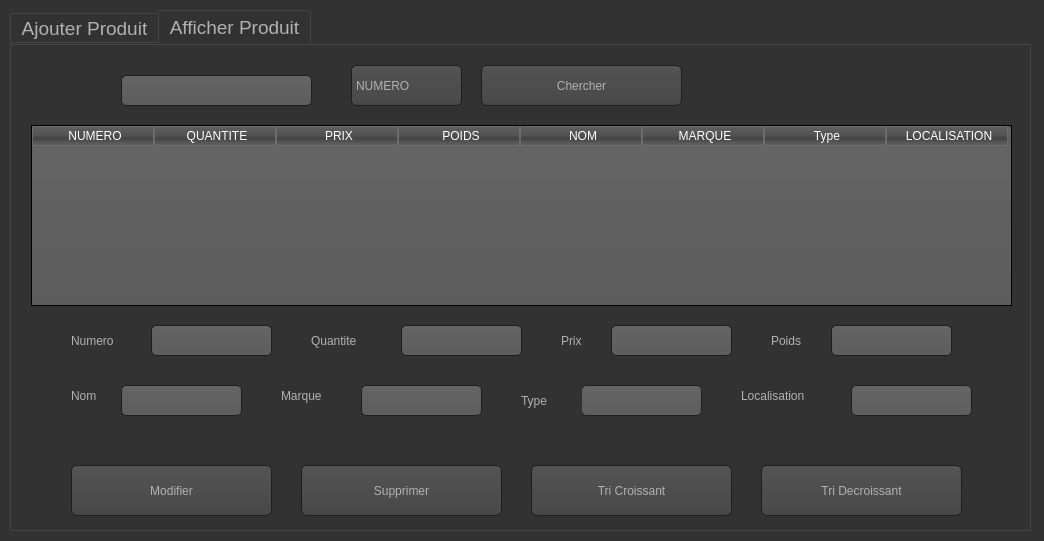
<?xml version="1.0" encoding="UTF-8"?>
<ui version="4.0">
 <class>Produit</class>
 <widget class="QWidget" name="Produit">
  <property name="geometry">
   <rect>
    <x>0</x>
    <y>0</y>
    <width>1044</width>
    <height>541</height>
   </rect>
  </property>
  <property name="windowTitle">
   <string>Form</string>
  </property>
  <property name="styleSheet">
   <string notr="true">QToolTip
{
     border: 1px solid black;
     background-color: #ffa02f;
     padding: 1px;
     border-radius: 3px;
     opacity: 100;
}

QWidget
{
    color: #b1b1b1;
    background-color: #323232;
}

QWidget:item:hover
{
    background-color: QLinearGradient( x1: 0, y1: 0, x2: 0, y2: 1, stop: 0 #ffa02f, stop: 1 #ca0619);
    color: #000000;
}

QWidget:item:selected
{
    background-color: QLinearGradient( x1: 0, y1: 0, x2: 0, y2: 1, stop: 0 #ffa02f, stop: 1 #d7801a);
}

QMenuBar::item
{
    background: transparent;
}

QMenuBar::item:selected
{
    background: transparent;
    border: 1px solid #ffaa00;
}

QMenuBar::item:pressed
{
    background: #444;
    border: 1px solid #000;
    background-color: QLinearGradient(
        x1:0, y1:0,
        x2:0, y2:1,
        stop:1 #212121,
        stop:0.4 #343434/*,
        stop:0.2 #343434,
        stop:0.1 #ffaa00*/
    );
    margin-bottom:-1px;
    padding-bottom:1px;
}

QMenu
{
    border: 1px solid #000;
}

QMenu::item
{
    padding: 2px 20px 2px 20px;
}

QMenu::item:selected
{
    color: #000000;
}

QWidget:disabled
{
    color: #404040;
    background-color: #323232;
}

QAbstractItemView
{
    background-color: QLinearGradient( x1: 0, y1: 0, x2: 0, y2: 1, stop: 0 #4d4d4d, stop: 0.1 #646464, stop: 1 #5d5d5d);
}

QWidget:focus
{
    /*border: 2px solid QLinearGradient( x1: 0, y1: 0, x2: 0, y2: 1, stop: 0 #ffa02f, stop: 1 #d7801a);*/
}

QLineEdit
{
    background-color: QLinearGradient( x1: 0, y1: 0, x2: 0, y2: 1, stop: 0 #4d4d4d, stop: 0 #646464, stop: 1 #5d5d5d);
    padding: 1px;
    border-style: solid;
    border: 1px solid #1e1e1e;
    border-radius: 5;
}

QPushButton
{
    color: #b1b1b1;
    background-color: QLinearGradient( x1: 0, y1: 0, x2: 0, y2: 1, stop: 0 #565656, stop: 0.1 #525252, stop: 0.5 #4e4e4e, stop: 0.9 #4a4a4a, stop: 1 #464646);
    border-width: 1px;
    border-color: #1e1e1e;
    border-style: solid;
    border-radius: 6;
    padding: 3px;
    font-size: 12px;
    padding-left: 5px;
    padding-right: 5px;
}

QPushButton:pressed
{
    background-color: QLinearGradient( x1: 0, y1: 0, x2: 0, y2: 1, stop: 0 #2d2d2d, stop: 0.1 #2b2b2b, stop: 0.5 #292929, stop: 0.9 #282828, stop: 1 #252525);
}

QComboBox
{
    selection-background-color: #ffaa00;
    background-color: QLinearGradient( x1: 0, y1: 0, x2: 0, y2: 1, stop: 0 #565656, stop: 0.1 #525252, stop: 0.5 #4e4e4e, stop: 0.9 #4a4a4a, stop: 1 #464646);
    border-style: solid;
    border: 1px solid #1e1e1e;
    border-radius: 5;
}

QComboBox:hover,QPushButton:hover
{
    border: 2px solid QLinearGradient( x1: 0, y1: 0, x2: 0, y2: 1, stop: 0 #ffa02f, stop: 1 #d7801a);
}


QComboBox:on
{
    padding-top: 3px;
    padding-left: 4px;
    background-color: QLinearGradient( x1: 0, y1: 0, x2: 0, y2: 1, stop: 0 #2d2d2d, stop: 0.1 #2b2b2b, stop: 0.5 #292929, stop: 0.9 #282828, stop: 1 #252525);
    selection-background-color: #ffaa00;
}

QComboBox QAbstractItemView
{
    border: 2px solid darkgray;
    selection-background-color: QLinearGradient( x1: 0, y1: 0, x2: 0, y2: 1, stop: 0 #ffa02f, stop: 1 #d7801a);
}

QComboBox::drop-down
{
     subcontrol-origin: padding;
     subcontrol-position: top right;
     width: 15px;

     border-left-width: 0px;
     border-left-color: darkgray;
     border-left-style: solid; /* just a single line */
     border-top-right-radius: 3px; /* same radius as the QComboBox */
     border-bottom-right-radius: 3px;
 }

QComboBox::down-arrow
{
     image: url(:/down_arrow.png);
}

QGroupBox:focus
{
border: 2px solid QLinearGradient( x1: 0, y1: 0, x2: 0, y2: 1, stop: 0 #ffa02f, stop: 1 #d7801a);
}

QTextEdit:focus
{
    border: 2px solid QLinearGradient( x1: 0, y1: 0, x2: 0, y2: 1, stop: 0 #ffa02f, stop: 1 #d7801a);
}

QScrollBar:horizontal {
     border: 1px solid #222222;
     background: QLinearGradient( x1: 0, y1: 0, x2: 0, y2: 1, stop: 0.0 #121212, stop: 0.2 #282828, stop: 1 #484848);
     height: 7px;
     margin: 0px 16px 0 16px;
}

QScrollBar::handle:horizontal
{
      background: QLinearGradient( x1: 0, y1: 0, x2: 1, y2: 0, stop: 0 #ffa02f, stop: 0.5 #d7801a, stop: 1 #ffa02f);
      min-height: 20px;
      border-radius: 2px;
}

QScrollBar::add-line:horizontal {
      border: 1px solid #1b1b19;
      border-radius: 2px;
      background: QLinearGradient( x1: 0, y1: 0, x2: 1, y2: 0, stop: 0 #ffa02f, stop: 1 #d7801a);
      width: 14px;
      subcontrol-position: right;
      subcontrol-origin: margin;
}

QScrollBar::sub-line:horizontal {
      border: 1px solid #1b1b19;
      border-radius: 2px;
      background: QLinearGradient( x1: 0, y1: 0, x2: 1, y2: 0, stop: 0 #ffa02f, stop: 1 #d7801a);
      width: 14px;
     subcontrol-position: left;
     subcontrol-origin: margin;
}

QScrollBar::right-arrow:horizontal, QScrollBar::left-arrow:horizontal
{
      border: 1px solid black;
      width: 1px;
      height: 1px;
      background: white;
}

QScrollBar::add-page:horizontal, QScrollBar::sub-page:horizontal
{
      background: none;
}

QScrollBar:vertical
{
      background: QLinearGradient( x1: 0, y1: 0, x2: 1, y2: 0, stop: 0.0 #121212, stop: 0.2 #282828, stop: 1 #484848);
      width: 7px;
      margin: 16px 0 16px 0;
      border: 1px solid #222222;
}

QScrollBar::handle:vertical
{
      background: QLinearGradient( x1: 0, y1: 0, x2: 0, y2: 1, stop: 0 #ffa02f, stop: 0.5 #d7801a, stop: 1 #ffa02f);
      min-height: 20px;
      border-radius: 2px;
}

QScrollBar::add-line:vertical
{
      border: 1px solid #1b1b19;
      border-radius: 2px;
      background: QLinearGradient( x1: 0, y1: 0, x2: 0, y2: 1, stop: 0 #ffa02f, stop: 1 #d7801a);
      height: 14px;
      subcontrol-position: bottom;
      subcontrol-origin: margin;
}

QScrollBar::sub-line:vertical
{
      border: 1px solid #1b1b19;
      border-radius: 2px;
      background: QLinearGradient( x1: 0, y1: 0, x2: 0, y2: 1, stop: 0 #d7801a, stop: 1 #ffa02f);
      height: 14px;
      subcontrol-position: top;
      subcontrol-origin: margin;
}

QScrollBar::up-arrow:vertical, QScrollBar::down-arrow:vertical
{
      border: 1px solid black;
      width: 1px;
      height: 1px;
      background: white;
}


QScrollBar::add-page:vertical, QScrollBar::sub-page:vertical
{
      background: none;
}

QTextEdit
{
    background-color: #242424;
}

QPlainTextEdit
{
    background-color: #242424;
}

QHeaderView::section
{
    background-color: QLinearGradient(x1:0, y1:0, x2:0, y2:1, stop:0 #616161, stop: 0.5 #505050, stop: 0.6 #434343, stop:1 #656565);
    color: white;
    padding-left: 4px;
    border: 1px solid #6c6c6c;
}

QCheckBox:disabled
{
color: #414141;
}

QDockWidget::title
{
    text-align: center;
    spacing: 3px; /* spacing between items in the tool bar */
    background-color: QLinearGradient(x1:0, y1:0, x2:0, y2:1, stop:0 #323232, stop: 0.5 #242424, stop:1 #323232);
}

QDockWidget::close-button, QDockWidget::float-button
{
    text-align: center;
    spacing: 1px; /* spacing between items in the tool bar */
    background-color: QLinearGradient(x1:0, y1:0, x2:0, y2:1, stop:0 #323232, stop: 0.5 #242424, stop:1 #323232);
}

QDockWidget::close-button:hover, QDockWidget::float-button:hover
{
    background: #242424;
}

QDockWidget::close-button:pressed, QDockWidget::float-button:pressed
{
    padding: 1px -1px -1px 1px;
}

QMainWindow::separator
{
    background-color: QLinearGradient(x1:0, y1:0, x2:0, y2:1, stop:0 #161616, stop: 0.5 #151515, stop: 0.6 #212121, stop:1 #343434);
    color: white;
    padding-left: 4px;
    border: 1px solid #4c4c4c;
    spacing: 3px; /* spacing between items in the tool bar */
}

QMainWindow::separator:hover
{

    background-color: QLinearGradient(x1:0, y1:0, x2:0, y2:1, stop:0 #d7801a, stop:0.5 #b56c17 stop:1 #ffa02f);
    color: white;
    padding-left: 4px;
    border: 1px solid #6c6c6c;
    spacing: 3px; /* spacing between items in the tool bar */
}

QToolBar::handle
{
     spacing: 3px; /* spacing between items in the tool bar */
     background: url(:/images/handle.png);
}

QMenu::separator
{
    height: 2px;
    background-color: QLinearGradient(x1:0, y1:0, x2:0, y2:1, stop:0 #161616, stop: 0.5 #151515, stop: 0.6 #212121, stop:1 #343434);
    color: white;
    padding-left: 4px;
    margin-left: 10px;
    margin-right: 5px;
}

QProgressBar
{
    border: 2px solid grey;
    border-radius: 5px;
    text-align: center;
}

QProgressBar::chunk
{
    background-color: #d7801a;
    width: 2.15px;
    margin: 0.5px;
}

QTabBar::tab {
    color: #b1b1b1;
    border: 1px solid #444;
    border-bottom-style: none;
    background-color: #323232;
    padding-left: 10px;
    padding-right: 10px;
    padding-top: 3px;
    padding-bottom: 2px;
    margin-right: -1px;
}

QTabWidget::pane {
    border: 1px solid #444;
    top: 1px;
}

QTabBar::tab:last
{
    margin-right: 0; /* the last selected tab has nothing to overlap with on the right */
    border-top-right-radius: 3px;
}

QTabBar::tab:first:!selected
{
 margin-left: 0px; /* the last selected tab has nothing to overlap with on the right */


    border-top-left-radius: 3px;
}

QTabBar::tab:!selected
{
    color: #b1b1b1;
    border-bottom-style: solid;
    margin-top: 3px;
    background-color: QLinearGradient(x1:0, y1:0, x2:0, y2:1, stop:1 #212121, stop:.4 #343434);
}

QTabBar::tab:selected
{
    border-top-left-radius: 3px;
    border-top-right-radius: 3px;
    margin-bottom: 0px;
}

QTabBar::tab:!selected:hover
{
    /*border-top: 2px solid #ffaa00;
    padding-bottom: 3px;*/
    border-top-left-radius: 3px;
    border-top-right-radius: 3px;
    background-color: QLinearGradient(x1:0, y1:0, x2:0, y2:1, stop:1 #212121, stop:0.4 #343434, stop:0.2 #343434, stop:0.1 #ffaa00);
}

QRadioButton::indicator:checked, QRadioButton::indicator:unchecked{
    color: #b1b1b1;
    background-color: #323232;
    border: 1px solid #b1b1b1;
    border-radius: 6px;
}

QRadioButton::indicator:checked
{
    background-color: qradialgradient(
        cx: 0.5, cy: 0.5,
        fx: 0.5, fy: 0.5,
        radius: 1.0,
        stop: 0.25 #ffaa00,
        stop: 0.3 #323232
    );
}

QCheckBox::indicator{
    color: #b1b1b1;
    background-color: #323232;
    border: 1px solid #b1b1b1;
    width: 9px;
    height: 9px;
}

QRadioButton::indicator
{
    border-radius: 6px;
}

QRadioButton::indicator:hover, QCheckBox::indicator:hover
{
    border: 1px solid #ffaa00;
}

QCheckBox::indicator:checked
{
    image:url(:/images/checkbox.png);
}

QCheckBox::indicator:disabled, QRadioButton::indicator:disabled
{
    border: 1px solid #444;
}</string>
  </property>
  <widget class="QTabWidget" name="tabWidget">
   <property name="enabled">
    <bool>true</bool>
   </property>
   <property name="geometry">
    <rect>
     <x>10</x>
     <y>10</y>
     <width>1021</width>
     <height>521</height>
    </rect>
   </property>
   <property name="font">
    <font>
     <pointsize>14</pointsize>
    </font>
   </property>
   <property name="currentIndex">
    <number>1</number>
   </property>
   <widget class="QWidget" name="ajouter">
    <attribute name="title">
     <string>Ajouter Produit</string>
    </attribute>
    <widget class="QLabel" name="label">
     <property name="geometry">
      <rect>
       <x>280</x>
       <y>80</y>
       <width>91</width>
       <height>31</height>
      </rect>
     </property>
     <property name="text">
      <string>Numero</string>
     </property>
    </widget>
    <widget class="QLabel" name="label_2">
     <property name="geometry">
      <rect>
       <x>730</x>
       <y>140</y>
       <width>61</width>
       <height>31</height>
      </rect>
     </property>
     <property name="text">
      <string>Poids</string>
     </property>
    </widget>
    <widget class="QLabel" name="label_3">
     <property name="geometry">
      <rect>
       <x>530</x>
       <y>140</y>
       <width>81</width>
       <height>31</height>
      </rect>
     </property>
     <property name="text">
      <string>Quantite</string>
     </property>
    </widget>
    <widget class="QLabel" name="label_4">
     <property name="geometry">
      <rect>
       <x>110</x>
       <y>81</y>
       <width>51</width>
       <height>20</height>
      </rect>
     </property>
     <property name="text">
      <string>Nom</string>
     </property>
    </widget>
    <widget class="QLabel" name="label_5">
     <property name="geometry">
      <rect>
       <x>330</x>
       <y>130</y>
       <width>81</width>
       <height>41</height>
      </rect>
     </property>
     <property name="text">
      <string>Marque</string>
     </property>
    </widget>
    <widget class="QLabel" name="label_6">
     <property name="geometry">
      <rect>
       <x>660</x>
       <y>80</y>
       <width>51</width>
       <height>31</height>
      </rect>
     </property>
     <property name="text">
      <string>Prix</string>
     </property>
    </widget>
    <widget class="QLabel" name="label_7">
     <property name="geometry">
      <rect>
       <x>110</x>
       <y>130</y>
       <width>101</width>
       <height>41</height>
      </rect>
     </property>
     <property name="text">
      <string>Localisation</string>
     </property>
    </widget>
    <widget class="QLabel" name="label_8">
     <property name="geometry">
      <rect>
       <x>480</x>
       <y>80</y>
       <width>61</width>
       <height>31</height>
      </rect>
     </property>
     <property name="text">
      <string>Type</string>
     </property>
    </widget>
    <widget class="QLineEdit" name="nom_">
     <property name="geometry">
      <rect>
       <x>160</x>
       <y>80</y>
       <width>91</width>
       <height>31</height>
      </rect>
     </property>
     <property name="frame">
      <bool>true</bool>
     </property>
    </widget>
    <widget class="QLineEdit" name="numero_">
     <property name="geometry">
      <rect>
       <x>360</x>
       <y>80</y>
       <width>91</width>
       <height>31</height>
      </rect>
     </property>
     <property name="frame">
      <bool>true</bool>
     </property>
    </widget>
    <widget class="QLineEdit" name="prix">
     <property name="geometry">
      <rect>
       <x>700</x>
       <y>80</y>
       <width>91</width>
       <height>31</height>
      </rect>
     </property>
     <property name="frame">
      <bool>true</bool>
     </property>
    </widget>
    <widget class="QLineEdit" name="poids_">
     <property name="geometry">
      <rect>
       <x>780</x>
       <y>140</y>
       <width>91</width>
       <height>31</height>
      </rect>
     </property>
     <property name="frame">
      <bool>true</bool>
     </property>
    </widget>
    <widget class="QLineEdit" name="localisation_">
     <property name="geometry">
      <rect>
       <x>210</x>
       <y>140</y>
       <width>91</width>
       <height>31</height>
      </rect>
     </property>
     <property name="frame">
      <bool>true</bool>
     </property>
    </widget>
    <widget class="QLineEdit" name="quantite_">
     <property name="geometry">
      <rect>
       <x>610</x>
       <y>140</y>
       <width>91</width>
       <height>31</height>
      </rect>
     </property>
     <property name="frame">
      <bool>true</bool>
     </property>
    </widget>
    <widget class="QLineEdit" name="marque_">
     <property name="geometry">
      <rect>
       <x>410</x>
       <y>140</y>
       <width>91</width>
       <height>31</height>
      </rect>
     </property>
     <property name="frame">
      <bool>true</bool>
     </property>
    </widget>
    <widget class="QLineEdit" name="type_">
     <property name="geometry">
      <rect>
       <x>540</x>
       <y>80</y>
       <width>91</width>
       <height>31</height>
      </rect>
     </property>
     <property name="frame">
      <bool>true</bool>
     </property>
    </widget>
    <widget class="QPushButton" name="ajouter_2">
     <property name="geometry">
      <rect>
       <x>640</x>
       <y>260</y>
       <width>221</width>
       <height>61</height>
      </rect>
     </property>
     <property name="text">
      <string>Ajouter</string>
     </property>
     <property name="flat">
      <bool>true</bool>
     </property>
    </widget>
   </widget>
   <widget class="QWidget" name="afficher">
    <attribute name="title">
     <string>Afficher Produit</string>
    </attribute>
    <widget class="QTableWidget" name="AfficherP">
     <property name="geometry">
      <rect>
       <x>20</x>
       <y>80</y>
       <width>981</width>
       <height>181</height>
      </rect>
     </property>
     <attribute name="horizontalHeaderDefaultSectionSize">
      <number>122</number>
     </attribute>
     <column>
      <property name="text">
       <string>NUMERO</string>
      </property>
     </column>
     <column>
      <property name="text">
       <string>QUANTITE</string>
      </property>
     </column>
     <column>
      <property name="text">
       <string>PRIX</string>
      </property>
     </column>
     <column>
      <property name="text">
       <string>POIDS</string>
      </property>
     </column>
     <column>
      <property name="text">
       <string>NOM</string>
      </property>
     </column>
     <column>
      <property name="text">
       <string>MARQUE</string>
      </property>
     </column>
     <column>
      <property name="text">
       <string>Type</string>
      </property>
     </column>
     <column>
      <property name="text">
       <string>LOCALISATION</string>
      </property>
     </column>
    </widget>
    <widget class="QLabel" name="label_18">
     <property name="geometry">
      <rect>
       <x>270</x>
       <y>330</y>
       <width>81</width>
       <height>41</height>
      </rect>
     </property>
     <property name="text">
      <string>Marque</string>
     </property>
    </widget>
    <widget class="QLabel" name="label_37">
     <property name="geometry">
      <rect>
       <x>60</x>
       <y>340</y>
       <width>61</width>
       <height>21</height>
      </rect>
     </property>
     <property name="text">
      <string>Nom</string>
     </property>
    </widget>
    <widget class="QLineEdit" name="type_3">
     <property name="geometry">
      <rect>
       <x>570</x>
       <y>340</y>
       <width>121</width>
       <height>31</height>
      </rect>
     </property>
     <property name="frame">
      <bool>true</bool>
     </property>
    </widget>
    <widget class="QLabel" name="label_52">
     <property name="geometry">
      <rect>
       <x>60</x>
       <y>280</y>
       <width>91</width>
       <height>31</height>
      </rect>
     </property>
     <property name="text">
      <string>Numero</string>
     </property>
    </widget>
    <widget class="QLineEdit" name="quantite_3">
     <property name="geometry">
      <rect>
       <x>390</x>
       <y>280</y>
       <width>121</width>
       <height>31</height>
      </rect>
     </property>
     <property name="frame">
      <bool>true</bool>
     </property>
    </widget>
    <widget class="QLineEdit" name="localisation_3">
     <property name="geometry">
      <rect>
       <x>840</x>
       <y>340</y>
       <width>121</width>
       <height>31</height>
      </rect>
     </property>
     <property name="frame">
      <bool>true</bool>
     </property>
    </widget>
    <widget class="QLabel" name="label_53">
     <property name="geometry">
      <rect>
       <x>550</x>
       <y>280</y>
       <width>51</width>
       <height>31</height>
      </rect>
     </property>
     <property name="text">
      <string>Prix</string>
     </property>
    </widget>
    <widget class="QLabel" name="label_54">
     <property name="geometry">
      <rect>
       <x>760</x>
       <y>280</y>
       <width>61</width>
       <height>31</height>
      </rect>
     </property>
     <property name="text">
      <string>Poids</string>
     </property>
    </widget>
    <widget class="QLabel" name="label_55">
     <property name="geometry">
      <rect>
       <x>730</x>
       <y>330</y>
       <width>101</width>
       <height>41</height>
      </rect>
     </property>
     <property name="text">
      <string>Localisation</string>
     </property>
    </widget>
    <widget class="QLineEdit" name="marque_3">
     <property name="geometry">
      <rect>
       <x>350</x>
       <y>340</y>
       <width>121</width>
       <height>31</height>
      </rect>
     </property>
     <property name="frame">
      <bool>true</bool>
     </property>
    </widget>
    <widget class="QLineEdit" name="poids_3">
     <property name="geometry">
      <rect>
       <x>820</x>
       <y>280</y>
       <width>121</width>
       <height>31</height>
      </rect>
     </property>
     <property name="frame">
      <bool>true</bool>
     </property>
    </widget>
    <widget class="QLineEdit" name="nom_3">
     <property name="geometry">
      <rect>
       <x>110</x>
       <y>340</y>
       <width>121</width>
       <height>31</height>
      </rect>
     </property>
     <property name="frame">
      <bool>true</bool>
     </property>
    </widget>
    <widget class="QLineEdit" name="prix_4">
     <property name="geometry">
      <rect>
       <x>600</x>
       <y>280</y>
       <width>121</width>
       <height>31</height>
      </rect>
     </property>
     <property name="frame">
      <bool>true</bool>
     </property>
    </widget>
    <widget class="QLabel" name="label_56">
     <property name="geometry">
      <rect>
       <x>300</x>
       <y>280</y>
       <width>81</width>
       <height>31</height>
      </rect>
     </property>
     <property name="text">
      <string>Quantite</string>
     </property>
    </widget>
    <widget class="QLabel" name="label_57">
     <property name="geometry">
      <rect>
       <x>510</x>
       <y>340</y>
       <width>61</width>
       <height>31</height>
      </rect>
     </property>
     <property name="text">
      <string>Type</string>
     </property>
    </widget>
    <widget class="QLineEdit" name="numero_3">
     <property name="geometry">
      <rect>
       <x>140</x>
       <y>280</y>
       <width>121</width>
       <height>31</height>
      </rect>
     </property>
     <property name="frame">
      <bool>true</bool>
     </property>
    </widget>
    <widget class="QPushButton" name="modifier">
     <property name="geometry">
      <rect>
       <x>60</x>
       <y>420</y>
       <width>201</width>
       <height>51</height>
      </rect>
     </property>
     <property name="text">
      <string>Modifier</string>
     </property>
     <property name="flat">
      <bool>true</bool>
     </property>
    </widget>
    <widget class="QPushButton" name="supprimer">
     <property name="geometry">
      <rect>
       <x>290</x>
       <y>420</y>
       <width>201</width>
       <height>51</height>
      </rect>
     </property>
     <property name="text">
      <string>Supprimer</string>
     </property>
     <property name="flat">
      <bool>true</bool>
     </property>
    </widget>
    <widget class="QPushButton" name="tricroissant">
     <property name="geometry">
      <rect>
       <x>520</x>
       <y>420</y>
       <width>201</width>
       <height>51</height>
      </rect>
     </property>
     <property name="text">
      <string>Tri Croissant</string>
     </property>
     <property name="flat">
      <bool>true</bool>
     </property>
    </widget>
    <widget class="QPushButton" name="tridecroissant">
     <property name="geometry">
      <rect>
       <x>750</x>
       <y>420</y>
       <width>201</width>
       <height>51</height>
      </rect>
     </property>
     <property name="text">
      <string>Tri Decroissant</string>
     </property>
     <property name="flat">
      <bool>true</bool>
     </property>
    </widget>
    <widget class="QLineEdit" name="ecrire">
     <property name="geometry">
      <rect>
       <x>110</x>
       <y>30</y>
       <width>191</width>
       <height>31</height>
      </rect>
     </property>
     <property name="frame">
      <bool>true</bool>
     </property>
    </widget>
    <widget class="QComboBox" name="recherche">
     <property name="geometry">
      <rect>
       <x>340</x>
       <y>20</y>
       <width>111</width>
       <height>41</height>
      </rect>
     </property>
     <item>
      <property name="text">
       <string>NUMERO</string>
      </property>
     </item>
     <item>
      <property name="text">
       <string>QUANTITE</string>
      </property>
     </item>
     <item>
      <property name="text">
       <string>PRIX</string>
      </property>
     </item>
     <item>
      <property name="text">
       <string>POIDS</string>
      </property>
     </item>
     <item>
      <property name="text">
       <string>NOM</string>
      </property>
     </item>
     <item>
      <property name="text">
       <string>MARQUE</string>
      </property>
     </item>
     <item>
      <property name="text">
       <string>TYPE</string>
      </property>
     </item>
     <item>
      <property name="text">
       <string>LOCALISATION</string>
      </property>
     </item>
    </widget>
    <widget class="QPushButton" name="chercher">
     <property name="geometry">
      <rect>
       <x>470</x>
       <y>20</y>
       <width>201</width>
       <height>41</height>
      </rect>
     </property>
     <property name="text">
      <string>Chercher</string>
     </property>
     <property name="flat">
      <bool>true</bool>
     </property>
    </widget>
   </widget>
  </widget>
 </widget>
 <resources/>
 <connections/>
</ui>
